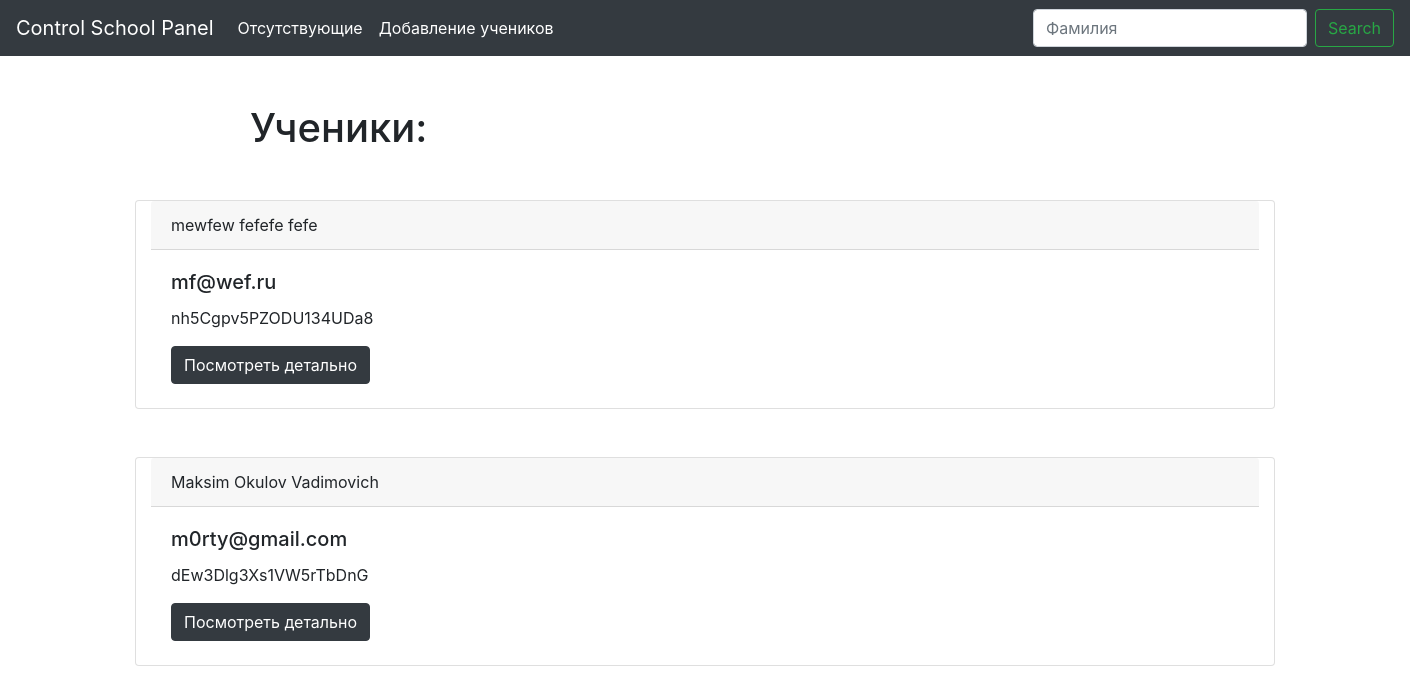
Before: /missing/ with the older database file.
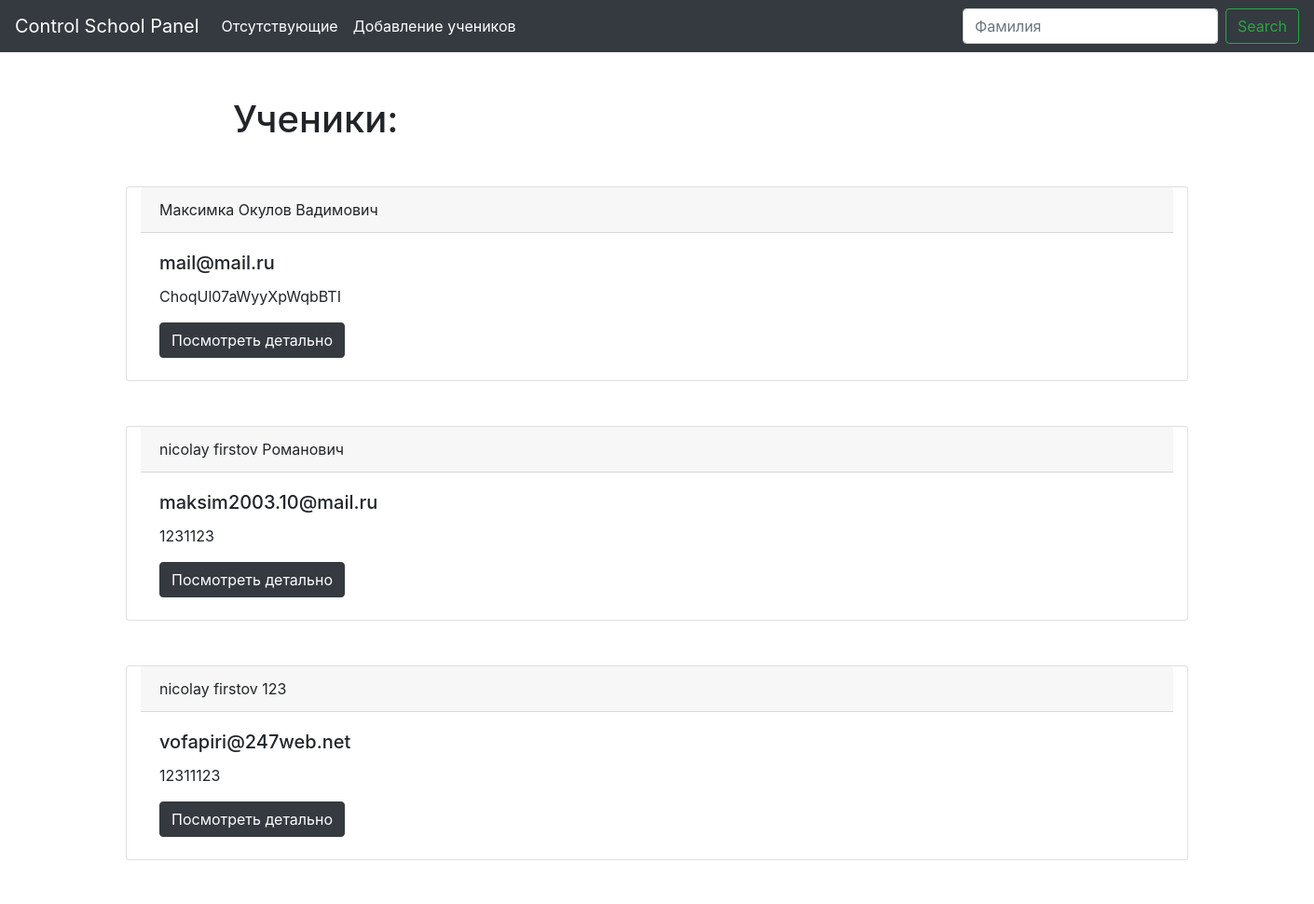
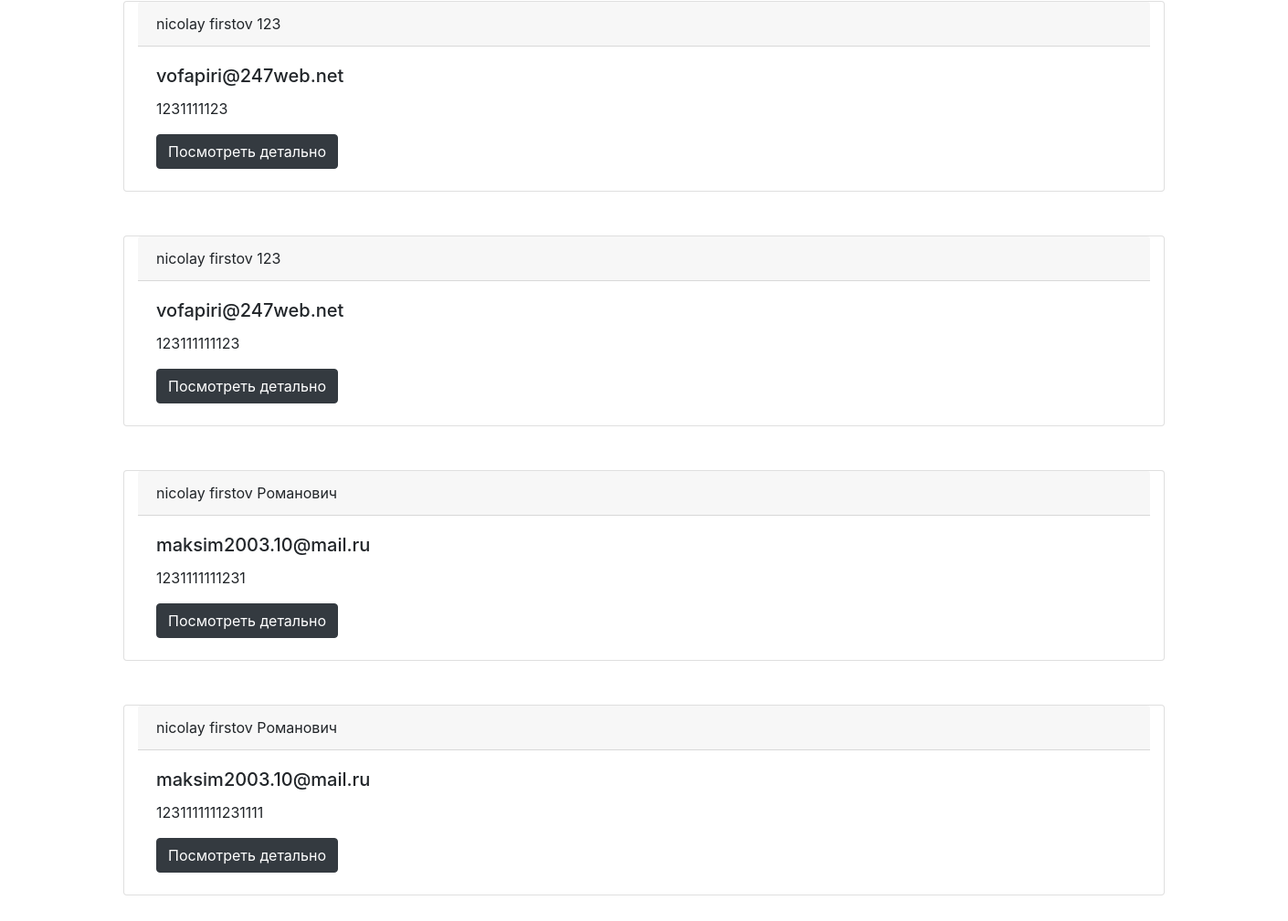
After: the same page with the newer database file (2 pictures, top to bottom).
### api/models.py (models this page shows, shortened)
class Post(models.Model):
    first_name = models.CharField(max_length=100)
    surname = models.CharField(max_length=100)
    patronymic = models.CharField(max_length=100)
    created_date = models.DateTimeField(default=timezone.now())
    slug = models.SlugField(max_length=20, unique=True, default=gen_slug)
    email = models.EmailField(max_length=254)
    in_school = models.CharField(max_length=10, default=False)
    last_use = models.DateTimeField(default=timezone.now())

### api/views.py (the view)
# urls.py: path('missing/', views.missing, name='missing'),
def missing(request):
    q = Post.objects.all().filter(in_school='False')
    return render(request, "index.html", {"students": q})

### templates/index.html (shortened to what this page needs)
{% extends 'base.html' %}
{% block content %}
<h1 class="offset-2 col-12 mt-5 mb-5">Ученики:</h1>
{% for student in students %}
<div class="container card mb-5">
<div class="card-header">
  {{student.first_name}} {{student.surname}} {{student.patronymic}}
</div>
<div class="card-body mb-1">
  <h5 class="card-title">{{ student.email}}</h5>
  <p class="card-text">{{student.slug}}</p>
  <a href="/view/{{ student.slug }}" class="btn btn-dark">Посмотреть детально</a>
</div>
</div>
{% endfor %}
{% endblock %}

### templates/base.html (shortened to what this page needs)
<!DOCTYPE html>
<html lang="ru">
<head>
    <link rel="stylesheet" href="https://maxcdn.bootstrapcdn.com/bootstrap/4.0.0/css/bootstrap.min.css">
</head>
  <body class="d-flex flex-column h-100">
    <header>
  <nav class="navbar navbar-expand-md navbar-dark  bg-dark">
    <a class="navbar-brand" href="/">Control School Panel</a>
    <div class="collapse navbar-collapse" id="navbarCollapse">
      <ul class="navbar-nav mr-auto">
        <li class="nav-item active">
          <a class="nav-link" href="{% url 'missing' %}">Отсутствующие<span class="sr-only">(current)</span></a>
        </li>
        <li class="nav-item active">
          <a class="nav-link" href="{% url 'create' %}">Добавление учеников<span class="sr-only">(current)</span></a>
        </li>
      </ul>
      <form class="form-inline mt-2 mt-md-0" action="/" method="post">
        <input class="form-control mr-sm-2" type="text" placeholder="Фамилия" aria-label="Search" name="q">
        <button class="btn btn-outline-success my-2 my-sm-0" type="submit">Search</button>
      </form>
    </div>
  </nav>
</header>
      {% block content %}{% endblock %}
</body>
</html>

Changed rows visible on the page:
removed Post: first_name "mewfew", surname "fefefe", patronymic "fefe", email "mf@wef.ru", slug "nh5Cgpv5PZODU134UDa8"
no longer on this page (row edited): Post: first_name "Maksim", surname "Okulov", patronymic "Vadimovich", email "m0rty@gmail.com", slug "dEw3Dlg3Xs1VW5rTbDnG"
added Post: first_name "Максимка", surname "Окулов", patronymic "Вадимович", email "mail@mail.ru", slug "ChoqUl07aWyyXpWqbBTI"
added Post: first_name "nicolay", surname "firstov", patronymic "Романович", email "maksim2003.10@mail.ru", slug "1231123"
added Post: first_name "nicolay", surname "firstov", patronymic "123", email "vofapiri@247web.net", slug "12311123"
added Post: first_name "nicolay", surname "firstov", patronymic "123", email "vofapiri@247web.net", slug "1231111123"
added Post: first_name "nicolay", surname "firstov", patronymic "123", email "vofapiri@247web.net", slug "123111111123"
added Post: first_name "nicolay", surname "firstov", patronymic "Романович", email "maksim2003.10@mail.ru", slug "1231111111231"
added Post: first_name "nicolay", surname "firstov", patronymic "Романович", email "maksim2003.10@mail.ru", slug "1231111111231111"
